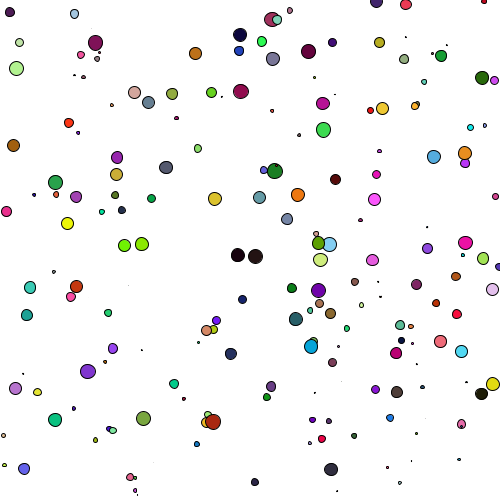
Frame 1 (no input)
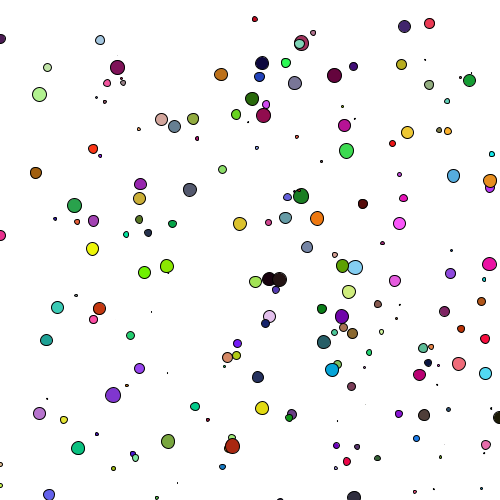
Frame 60 (the mouse pressed at the canvas centre just before this capture)
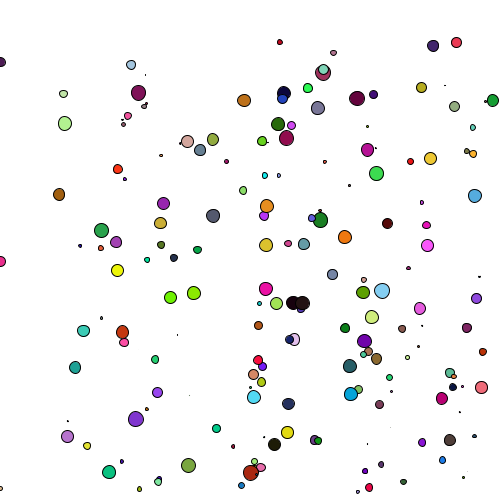
Frame 120 (the mouse held since frame 60 and released just before this capture)

The Processing sketch that drew these frames (run headless with seeded random() and noise(); from frame 60 on, the mouse is pressed at the canvas centre):

// Processing sketch: processing_168511
// ── processing_168511.pde


Cell[] myCells = new Cell[200];


void setup() {
  size(500, 500);
  for (int i = 0; i < myCells.length; i ++) {
    myCells[i] = new Cell();
  }
}

void draw() {
  background(255);
  for (int i=0; i< myCells.length; i++) {
    myCells[i].display();
    myCells[i].update();
    myCells[i].checkedges();
  }
}
void keyPressed(){
  save("processing.jpg");
}
//set variables

class Cell{
  
  float xlocation;
  float ylocation;
  float dia;
  boolean isseed;
  float cellred, cellgreen, cellblue;
  float lineweight;
   
   
    Cell(){
  
    xlocation = random(0,500);//set random location
    ylocation = random(0,500);
    dia = random(15);
    isseed = false;
    cellred = random(255);//set random colours
    cellgreen = random(255);
    cellblue = random(255);
    lineweight = random(1);
  }
  
  void display(){
    stroke(lineweight);
    fill(cellred,cellgreen,cellblue);
    ellipse(xlocation, ylocation, dia,dia);
  }
  void update(){
    xlocation = xlocation+random(-0.2,1);
    ylocation = ylocation+random(-0.2,1);
  }
  void checkedges() {
  if ((xlocation > (500)) || (xlocation< 10)) {
    xlocation=(xlocation/2);
  }
}
}
